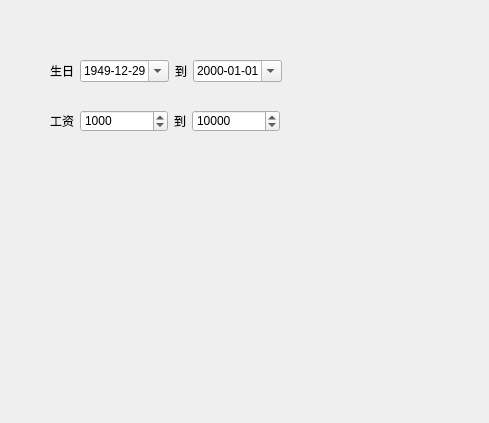
<?xml version="1.0" encoding="UTF-8"?>
<ui version="4.0">
 <class>Dialog</class>
 <widget class="QDialog" name="Dialog">
  <property name="geometry">
   <rect>
    <x>0</x>
    <y>0</y>
    <width>489</width>
    <height>423</height>
   </rect>
  </property>
  <property name="windowTitle">
   <string>Dialog</string>
  </property>
  <widget class="QWidget" name="layoutWidget">
   <property name="geometry">
    <rect>
     <x>50</x>
     <y>60</y>
     <width>232</width>
     <height>22</height>
    </rect>
   </property>
   <layout class="QHBoxLayout" name="horizontalLayout_2">
    <item>
     <widget class="QLabel" name="label">
      <property name="text">
       <string>生日</string>
      </property>
     </widget>
    </item>
    <item>
     <widget class="QDateEdit" name="birthday_start">
      <property name="dateTime">
       <datetime>
        <hour>0</hour>
        <minute>0</minute>
        <second>0</second>
        <year>1949</year>
        <month>12</month>
        <day>29</day>
       </datetime>
      </property>
      <property name="displayFormat">
       <string>yyyy-MM-dd</string>
      </property>
      <property name="calendarPopup">
       <bool>true</bool>
      </property>
     </widget>
    </item>
    <item>
     <widget class="QLabel" name="label_2">
      <property name="text">
       <string>到</string>
      </property>
     </widget>
    </item>
    <item>
     <widget class="QDateEdit" name="birthday_stop">
      <property name="displayFormat">
       <string>yyyy-MM-dd</string>
      </property>
      <property name="calendarPopup">
       <bool>true</bool>
      </property>
     </widget>
    </item>
   </layout>
  </widget>
  <widget class="QWidget" name="layoutWidget">
   <property name="geometry">
    <rect>
     <x>50</x>
     <y>110</y>
     <width>274</width>
     <height>22</height>
    </rect>
   </property>
   <layout class="QHBoxLayout" name="horizontalLayout">
    <item>
     <widget class="QLabel" name="label_3">
      <property name="maximumSize">
       <size>
        <width>24</width>
        <height>16777215</height>
       </size>
      </property>
      <property name="text">
       <string>工资</string>
      </property>
     </widget>
    </item>
    <item>
     <widget class="QSpinBox" name="salary_start">
      <property name="minimumSize">
       <size>
        <width>88</width>
        <height>0</height>
       </size>
      </property>
      <property name="maximumSize">
       <size>
        <width>88</width>
        <height>16777215</height>
       </size>
      </property>
      <property name="sizeIncrement">
       <size>
        <width>88</width>
        <height>0</height>
       </size>
      </property>
      <property name="maximum">
       <number>9999999</number>
      </property>
      <property name="singleStep">
       <number>1</number>
      </property>
      <property name="value">
       <number>1000</number>
      </property>
     </widget>
    </item>
    <item>
     <widget class="QLabel" name="label_4">
      <property name="maximumSize">
       <size>
        <width>12</width>
        <height>16777215</height>
       </size>
      </property>
      <property name="text">
       <string>到</string>
      </property>
     </widget>
    </item>
    <item>
     <widget class="QSpinBox" name="salary_stop">
      <property name="minimumSize">
       <size>
        <width>88</width>
        <height>0</height>
       </size>
      </property>
      <property name="maximumSize">
       <size>
        <width>88</width>
        <height>16777215</height>
       </size>
      </property>
      <property name="maximum">
       <number>99999999</number>
      </property>
      <property name="value">
       <number>10000</number>
      </property>
     </widget>
    </item>
    <item>
     <spacer name="horizontalSpacer">
      <property name="orientation">
       <enum>Qt::Orientation::Horizontal</enum>
      </property>
      <property name="sizeHint" stdset="0">
       <size>
        <width>40</width>
        <height>20</height>
       </size>
      </property>
     </spacer>
    </item>
   </layout>
  </widget>
 </widget>
 <resources/>
 <connections/>
</ui>
